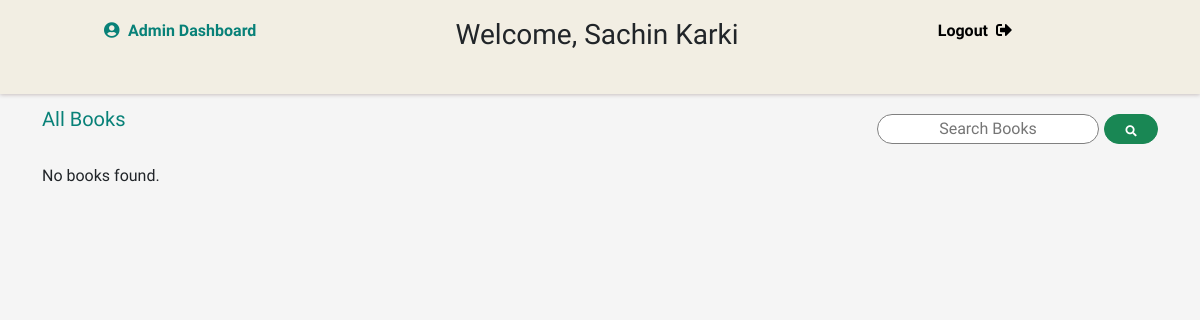
Before: /admin/show_books.php (signed in) with the older database file.
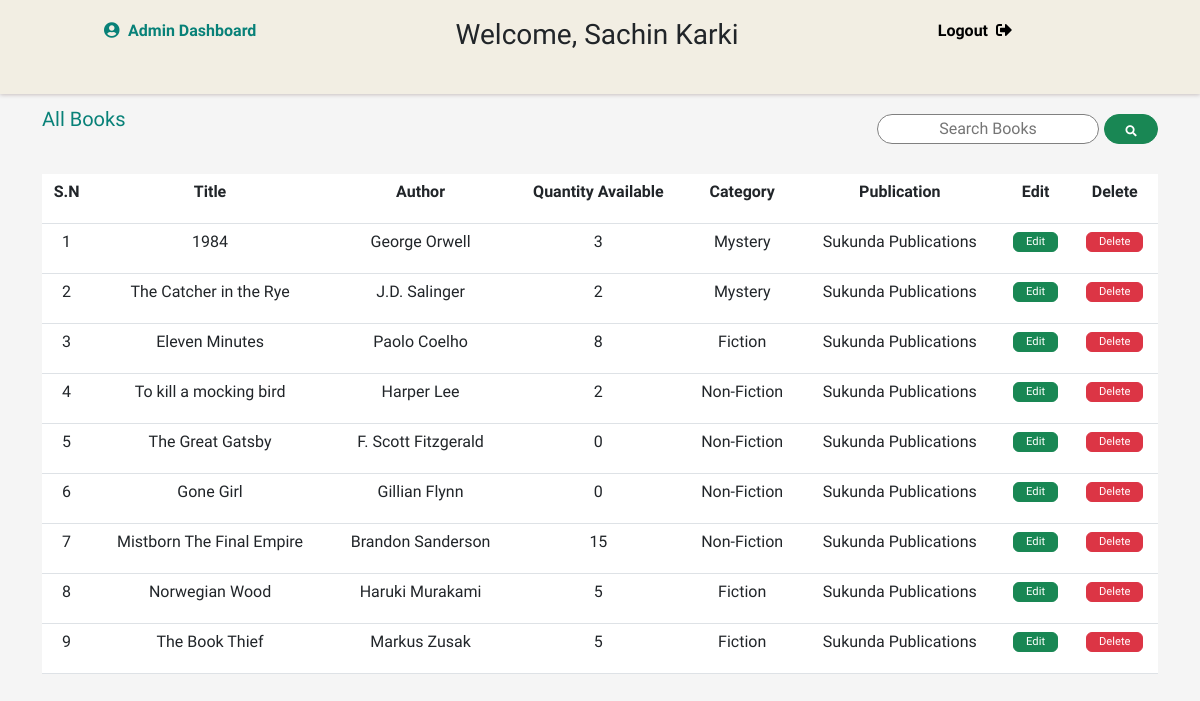
After: the same page with the newer database file.
### tables this page shows
CREATE TABLE `books` (
  `book_id` int(11) NOT NULL,
  `title` varchar(255) DEFAULT NULL,
  `author` varchar(255) DEFAULT NULL,
  `publication_date` date DEFAULT NULL,
  `ISBN` varchar(20) DEFAULT NULL,
  `quantity_available` int(11) DEFAULT NULL,
  `photo` mediumblob DEFAULT NULL,
  `description` text DEFAULT NULL,
  `category_id` int(11) DEFAULT NULL,
  `publisher_id` int(11) DEFAULT NULL
);

CREATE TABLE `category` (
  `category_id` int(11) NOT NULL,
  `name` varchar(255) NOT NULL
);

CREATE TABLE `publisher` (
  `publisher_id` int(11) NOT NULL,
  `name` varchar(255) DEFAULT NULL,
  `location` varchar(255) DEFAULT NULL
);

### admin/show_books.php (the view, shortened to what this page needs)
<?php
include '../includes/connection.php';
?>
<?php include_once 'header.php'; ?>
  <div class="main">
    <div class="container">
<div class=" d-flex justify-content-between" role="alert">
  <a href="show_books.php">All Books</a>
  <form class="d-flex" action="" method="GET">
    <input type="text" name="search_book" id="" placeholder="Search Books">
    <button class="button btn btn-success" name="search_btn"><i class="fas fa-search"></i></button>
  </form>
</div>
<?php
if (isset($_GET['search_btn'])) {
  $book = $_GET['search_book'];
  $sql = "SELECT b.*, c.name AS category_name, p.name AS publisher_name
          FROM books AS b
           JOIN Category AS c ON b.category_id = c.category_id
           JOIN Publisher AS p ON b.publisher_id = p.publisher_id
          WHERE b.title LIKE '%$book%'";
  $result = $conn->query($sql);
} else {
  $select_books = "SELECT b.*, c.name AS category_name, p.name AS publisher_name
                   FROM books AS b
                    JOIN Category AS c ON b.category_id = c.category_id
                  JOIN Publisher AS p ON b.publisher_id = p.publisher_id";
  $result = $conn->query($select_books);
}
if ($result){
if ($result->num_rows > 0) {
    echo "<table class='table '>";
    echo "<tr>
            <th>S.N</th>
            <th>Title</th>
            <th>Author</th>
            <th>Quantity Available</th>
            <th>Category</th>
            <th>Publication</th>
            <th>Edit</th>
            <th>Delete</th>
          </tr>";
    $sn=1;
    while ($row = $result->fetch_assoc()) {
        echo "<tr>";
        echo "<td>".$sn."</td>";
        echo "<td>".$row['title']."</td>";
        echo "<td>".$row['author']."</td>";
        echo "<td>".$row['quantity_available']."</td>";
        echo "<td>".$row['category_name']."</td>";
        echo "<td>".$row['publisher_name']."</td>";
        echo "<td>
        <a href='add_books.php?b_id=".$row['book_id']."' class='btn btn-success'>Edit</a>
      </td>";
      echo "<td>
      <a href='delete_button.php?b_id=".$row['book_id']."' onclick=\"return confirm('Are you sure you want to delete this book?');\" class='btn btn-danger'>Delete</a>
  </td>";
        echo "</tr>";
        $sn++;
    }
    echo "</table>";
} else {
    echo "No books found.";
}
}
?>
</div>
  </div>

Changed rows visible on the page:
now on this page (row edited): books: title "1984", author "George Orwell", quantity_available "3", category.name "Mystery", publisher.name "Sukunda Publications"
now on this page (row edited): books: title "The Catcher in the Rye", author "J.D. Salinger", quantity_available "2", category.name "Mystery", publisher.name "Sukunda Publications"
now on this page (row edited): books: title "Eleven Minutes", author "Paolo Coelho", quantity_available "8", category.name "Fiction", publisher.name "Sukunda Publications"
now on this page (row edited): books: title "To kill a mocking bird", author "Harper Lee", quantity_available "2", category.name "Non-Fiction", publisher.name "Sukunda Publications"
now on this page (row edited): books: title "The Great Gatsby", author "F. Scott Fitzgerald", quantity_available "0", category.name "Non-Fiction", publisher.name "Sukunda Publications"
now on this page (row edited): books: title "Gone Girl", author "Gillian Flynn", quantity_available "0", category.name "Non-Fiction", publisher.name "Sukunda Publications"
now on this page (row edited): books: title "Mistborn The Final Empire", author "Brandon Sanderson", quantity_available "15", category.name "Non-Fiction", publisher.name "Sukunda Publications"
now on this page (row edited): books: title "Norwegian Wood", author "Haruki Murakami", quantity_available "5", category.name "Fiction", publisher.name "Sukunda Publications"
now on this page (row edited): books: title "The Book Thief", author "Markus Zusak", quantity_available "5", category.name "Fiction", publisher.name "Sukunda Publications"
Other visible differences:
text no longer shown: "No books found."
text now shown: "S.N Title Author Quantity Available Category Publication Edit Delete"
